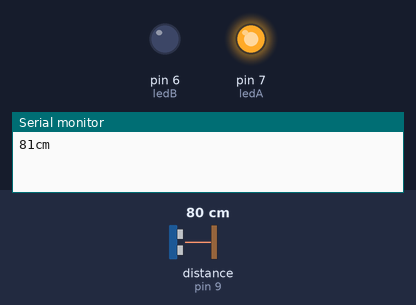
Recording of a sketch running on a simulated Arduino Uno, built with avr-gcc and run on an emulated ATmega328P. Shown: output pins drawn as LEDs (lit = HIGH), the last lines printed to the serial monitor. The inputs (shaded band) are chosen by the test bench; at power-on: distance to the obstacle (sensor on pin 9) 80 cm. The echo pulse lasts 58.3 µs per cm.

Above: at 1.8 s.
1.9 s: distance to the obstacle (sensor on pin 9) set to 33 cm
3.4 s: distance to the obstacle (sensor on pin 9) set to 26 cm
At 4.9 s:
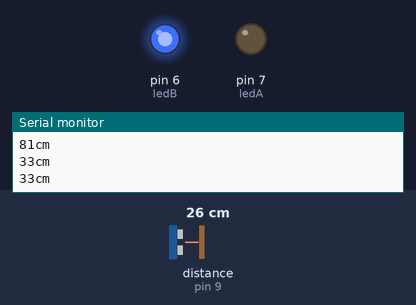
5.6 s: distance to the obstacle (sensor on pin 9) set to 35 cm
At 7.1 s:
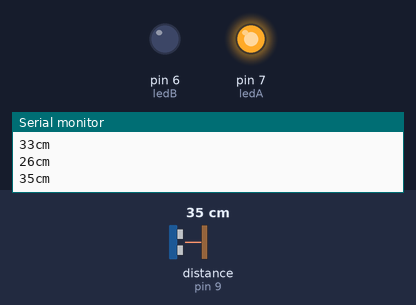
7.8 s: distance to the obstacle (sensor on pin 9) set to 2 cm
At 9.6 s:
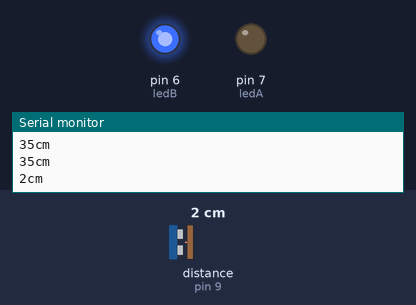
Timing chart, 0 to 10.8 s (numbered marks = the images above; inputs shaded):
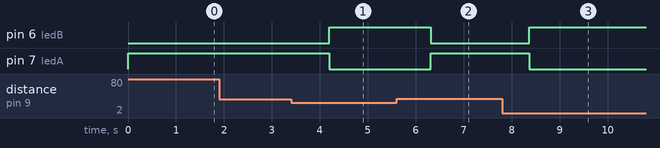

Measured:
- the behaviour switches between 30 and 29 cm on distance to the obstacle (sensor on pin 9) (found by bisection; images 0 and 1)
- after the input at 3.4 s, pin 6 (ledB): LOW → HIGH after 0.79 s; pin 7 (ledA): HIGH → LOW after 0.79 s
- after the input at 5.6 s, pin 6 (ledB): HIGH → LOW after 0.71 s; pin 7 (ledA): LOW → HIGH after 0.71 s
- after the input at 7.8 s, pin 6 (ledB): LOW → HIGH after 0.57 s; pin 7 (ledA): HIGH → LOW after 0.57 s

The sketch:

HC-SR04_test.ino
```cpp
#include <NewPing.h>

#define TRIGGER_PIN  10
#define ECHO_PIN     9
#define MAX_DISTANCE 500

const int ledA = 7;
const int ledB = 6;
const int lowDist = 30;

NewPing sonar(TRIGGER_PIN, ECHO_PIN, MAX_DISTANCE);

void setup()
{
  Serial.begin(9600);
  pinMode(ledA, OUTPUT);
  pinMode(ledB, OUTPUT);
}

void loop()
{
  if(sonar.ping_cm() >= lowDist || sonar.ping_cm() == 0)
  {
    digitalWrite(ledA, HIGH);
    digitalWrite(ledB, LOW);
    delay(1000);
  }
  if(sonar.ping_cm() < lowDist && sonar.ping_cm())
  {
    digitalWrite(ledA, LOW);
    digitalWrite(ledB, HIGH);
    delay(1000);
  }
  Serial.print(sonar.ping_cm());
  Serial.println("cm");
  delay(50);
}
```
